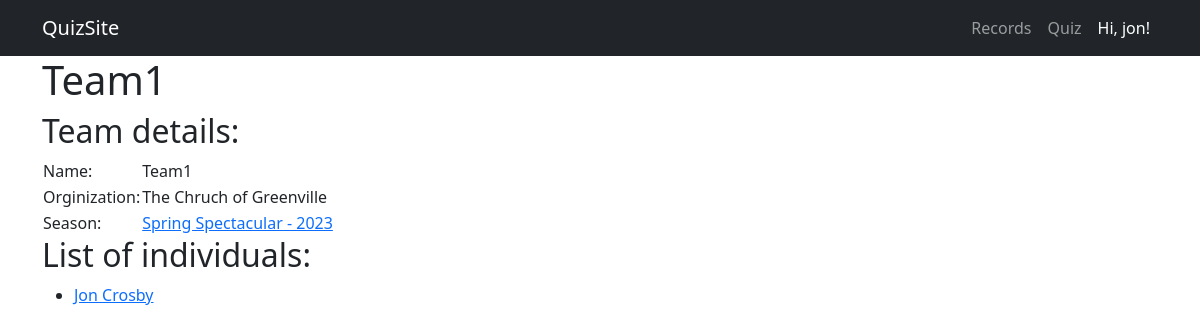
Screenshot of /records/2/1/team/1 (signed in) with the database file from the repository.
### Records/models.py (models this page shows, shortened)
class Team(models.Model):
    name = models.CharField(max_length=100)
    orginization = models.ForeignKey(Orginization, on_delete=models.CASCADE)
    season = models.ForeignKey(Season, on_delete=models.CASCADE)
    def __str__(self):
        return self.name

class Orginization(models.Model):
    name = models.CharField(max_length=100)
    short_name = models.CharField(max_length=100)
    address = models.CharField(max_length=100)
    def __str__(self):
        return self.name

class Season(models.Model):
    name = models.CharField(max_length=100)
    year = models.DateField((""), auto_now=False, auto_now_add=False)
    material = models.CharField(max_length=100)
    league = models.ForeignKey(League, on_delete=models.CASCADE)
    def __str__(self):
        return f"{self.name} - {self.year.year}"

class Individual(models.Model):
    name = models.CharField(max_length=100)
    birthday = models.DateField((""), auto_now=False, auto_now_add=False, default=None)
    user = models.OneToOneField(User, on_delete=models.CASCADE, null=True, blank=True)
    def __str__(self):
        return self.name

### Records/views.py (the view)
# urls.py: path('<int:league_id>/<int:season_id>/team/<int:team_id>', views.team, name='team'),
@login_required
def team (request, league_id, season_id, team_id):
    return render(request, "Records/team.html", make_context(league_id, season_id, team_id, team=True))

### Records/templates/Records/team.html (shortened to what this page needs)
{% extends "base.html" %}
{% block content %}
    <h1>{{ team }}</h1>
    <h2>Team details:</h2>
    <table>
        <tr>
            <td>Name:</td>
            <td>{{ team.name }}</td>
        </tr>
        <tr>
            <td>Orginization:</td>
            <td>{{ team.orginization }}</td>
        </tr>
        <tr>
            <td>Season:</td>
            <td>
                <a href="{% url 'records:season' league.id team.season.id %}">{{ team.season }}</a>
            </td>
        </tr>
    </table>
    <h2>List of individuals:</h2>
    {% if list %}
        <ul>
            {% for l in list %}
                <li>
                    <a href=" {% url 'records:individual' l.id %} ">{{ l }}</a>
                </li>
            {% endfor %}
        </ul>
    {% else %}
        <p>No individuals are available.</p>
    {% endif %}
{% endblock content %}

### templates/base.html (shortened to what this page needs)
<!DOCTYPE html>
<html lang="en">
    <head>
        {% load static %}
        <link rel="stylesheet" href="{% static 'css/styles.css' %}"/>
        <link rel="stylesheet"
              href="https://cdn.jsdelivr.net/npm/bootstrap-icons@1.3.0/font/bootstrap-icons.css"/>
    </head>
    <body>
        <nav class="navbar navbar-expand-lg navbar-dark bg-dark">
            <div class="container">
                <a class="navbar-brand" href="{% url 'index' %}">QuizSite</a>
                <div class="collapse navbar-collapse" id="navbarSupportedContent">
                    <ul class="navbar-nav ms-auto mb-2 mb-lg-0">
                        <li class="nav-item">
                            <a class="nav-link" aria-current="page" href="{% url 'records:index' %}">Records</a>
                        </li>
                        <li class="nav-item">
                            <a class="nav-link" aria-current="page" href="{% url 'quiz:index' %}">Quiz</a>
                        </li>
                        <li class="nav-item">
                            {% if user.is_authenticated %}
                                <a class="nav-link"
                                   style="color: white"
                                   aria-current="page"
                                   href="{% url 'auth:profile' %}">Hi, {{ user.username }}!</a>
                            {% else %}
                                <a class="nav-link"
                                   style="color: white"
                                   aria-current="page"
                                   href="{% url 'login' %}">Login</a>
                            {% endif %}
                        </li>
                    </ul>
                </div>
            </div>
        </nav>
        <div class="container">
            {% block content %}
            {% endblock content %}
        </div>
    </body>
</html>

### rows the page displays
Team: name "Team1", orginization "The Chruch of Greenville", season "Spring Spectacular - 2023"
Individual: name "Jon Crosby"

### other values shown
{{ user.username }} "jon"
